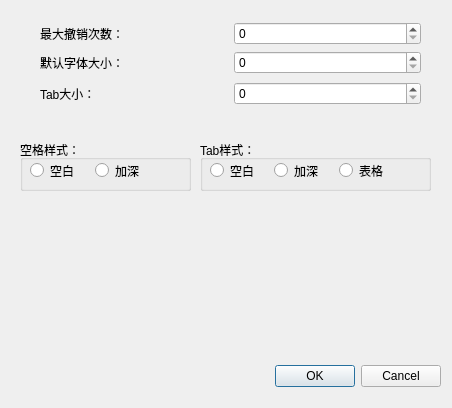
<?xml version="1.0" encoding="UTF-8"?>
<ui version="4.0">
 <class>SettingDlg</class>
 <widget class="QDialog" name="SettingDlg">
  <property name="geometry">
   <rect>
    <x>0</x>
    <y>0</y>
    <width>452</width>
    <height>408</height>
   </rect>
  </property>
  <property name="windowTitle">
   <string>Dialog</string>
  </property>
  <widget class="QDialogButtonBox" name="buttonBox">
   <property name="geometry">
    <rect>
     <x>100</x>
     <y>360</y>
     <width>341</width>
     <height>32</height>
    </rect>
   </property>
   <property name="orientation">
    <enum>Qt::Horizontal</enum>
   </property>
   <property name="standardButtons">
    <set>QDialogButtonBox::Cancel|QDialogButtonBox::Ok</set>
   </property>
  </widget>
  <widget class="QGroupBox" name="groupBox">
   <property name="geometry">
    <rect>
     <x>20</x>
     <y>140</y>
     <width>171</width>
     <height>51</height>
    </rect>
   </property>
   <property name="title">
    <string>空格样式：</string>
   </property>
   <widget class="QWidget" name="">
    <property name="geometry">
     <rect>
      <x>10</x>
      <y>20</y>
      <width>123</width>
      <height>21</height>
     </rect>
    </property>
    <layout class="QHBoxLayout" name="horizontalLayout_6">
     <item>
      <widget class="QRadioButton" name="spaceStyle1Rdo">
       <property name="text">
        <string>空白</string>
       </property>
       <property name="autoExclusive">
        <bool>true</bool>
       </property>
      </widget>
     </item>
     <item>
      <widget class="QRadioButton" name="spaceStyle2Rdo">
       <property name="text">
        <string>加深</string>
       </property>
       <property name="autoExclusive">
        <bool>true</bool>
       </property>
      </widget>
     </item>
    </layout>
   </widget>
   <zorder>spaceStyle1Rdo</zorder>
   <zorder>spaceStyle2Rdo</zorder>
   <zorder></zorder>
  </widget>
  <widget class="QGroupBox" name="groupBox_2">
   <property name="geometry">
    <rect>
     <x>200</x>
     <y>140</y>
     <width>231</width>
     <height>51</height>
    </rect>
   </property>
   <property name="title">
    <string>Tab样式：</string>
   </property>
   <widget class="QWidget" name="">
    <property name="geometry">
     <rect>
      <x>10</x>
      <y>20</y>
      <width>187</width>
      <height>21</height>
     </rect>
    </property>
    <layout class="QHBoxLayout" name="horizontalLayout_5">
     <item>
      <widget class="QRadioButton" name="tabStyle1Rdo">
       <property name="text">
        <string>空白</string>
       </property>
       <property name="autoExclusive">
        <bool>true</bool>
       </property>
      </widget>
     </item>
     <item>
      <widget class="QRadioButton" name="tabStyle2Rdo">
       <property name="text">
        <string>加深</string>
       </property>
       <property name="autoExclusive">
        <bool>true</bool>
       </property>
      </widget>
     </item>
     <item>
      <widget class="QRadioButton" name="tabStyle3Rdo">
       <property name="text">
        <string>表格</string>
       </property>
       <property name="autoExclusive">
        <bool>true</bool>
       </property>
      </widget>
     </item>
    </layout>
   </widget>
   <zorder></zorder>
   <zorder>tabStyle3Rdo</zorder>
   <zorder></zorder>
  </widget>
  <widget class="QWidget" name="">
   <property name="geometry">
    <rect>
     <x>40</x>
     <y>20</y>
     <width>381</width>
     <height>87</height>
    </rect>
   </property>
   <layout class="QVBoxLayout" name="verticalLayout_2">
    <item>
     <layout class="QVBoxLayout" name="verticalLayout">
      <item>
       <layout class="QHBoxLayout" name="horizontalLayout_2">
        <item>
         <widget class="QLabel" name="label_2">
          <property name="text">
           <string>最大撤销次数：</string>
          </property>
         </widget>
        </item>
        <item>
         <widget class="QSpinBox" name="maxUndoTimeSb"/>
        </item>
       </layout>
      </item>
      <item>
       <layout class="QHBoxLayout" name="horizontalLayout">
        <item>
         <widget class="QLabel" name="label">
          <property name="text">
           <string>默认字体大小：</string>
          </property>
         </widget>
        </item>
        <item>
         <widget class="QSpinBox" name="defaultFontSizeSb"/>
        </item>
       </layout>
      </item>
     </layout>
    </item>
    <item>
     <layout class="QHBoxLayout" name="horizontalLayout_4">
      <item>
       <widget class="QLabel" name="label_4">
        <property name="text">
         <string>Tab大小：</string>
        </property>
       </widget>
      </item>
      <item>
       <widget class="QSpinBox" name="tabSizeSb"/>
      </item>
     </layout>
    </item>
   </layout>
  </widget>
  <zorder>buttonBox</zorder>
  <zorder>layoutWidget</zorder>
  <zorder>label_4</zorder>
  <zorder>tabSizeSb</zorder>
  <zorder>label_4</zorder>
  <zorder>groupBox</zorder>
  <zorder>groupBox_2</zorder>
  <zorder>spaceStyle1Rdo</zorder>
  <zorder>spaceStyle2Rdo</zorder>
  <zorder>tabStyle1Rdo</zorder>
  <zorder>tabStyle2Rdo</zorder>
  <zorder>tabStyle3Rdo</zorder>
  <zorder>spaceStyle2Rdo</zorder>
  <zorder>spaceStyle1Rdo</zorder>
  <zorder>spaceStyle2Rdo</zorder>
 </widget>
 <resources/>
 <connections>
  <connection>
   <sender>buttonBox</sender>
   <signal>accepted()</signal>
   <receiver>SettingDlg</receiver>
   <slot>accept()</slot>
   <hints>
    <hint type="sourcelabel">
     <x>248</x>
     <y>254</y>
    </hint>
    <hint type="destinationlabel">
     <x>157</x>
     <y>274</y>
    </hint>
   </hints>
  </connection>
  <connection>
   <sender>buttonBox</sender>
   <signal>rejected()</signal>
   <receiver>SettingDlg</receiver>
   <slot>reject()</slot>
   <hints>
    <hint type="sourcelabel">
     <x>316</x>
     <y>260</y>
    </hint>
    <hint type="destinationlabel">
     <x>286</x>
     <y>274</y>
    </hint>
   </hints>
  </connection>
 </connections>
</ui>
